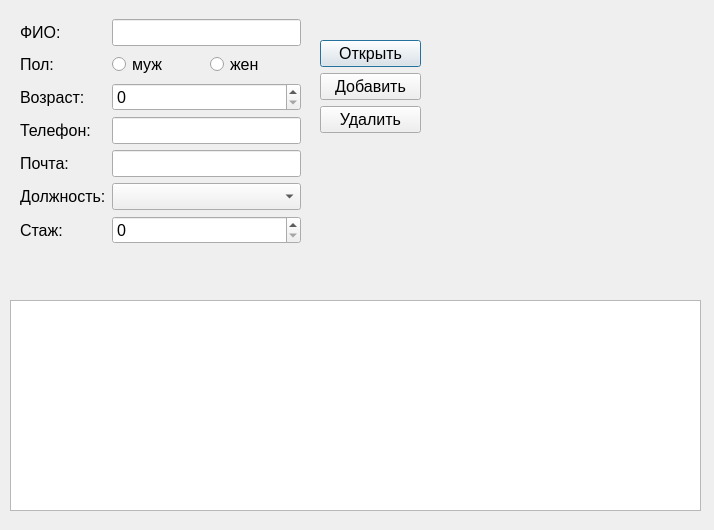
<?xml version="1.0" encoding="UTF-8"?>
<ui version="4.0">
 <class>Dialog</class>
 <widget class="QDialog" name="Dialog">
  <property name="geometry">
   <rect>
    <x>0</x>
    <y>0</y>
    <width>714</width>
    <height>530</height>
   </rect>
  </property>
  <property name="font">
   <font>
    <pointsize>12</pointsize>
   </font>
  </property>
  <property name="windowTitle">
   <string>Сотрудники</string>
  </property>
  <widget class="QTableWidget" name="twStaffs">
   <property name="geometry">
    <rect>
     <x>10</x>
     <y>300</y>
     <width>691</width>
     <height>211</height>
    </rect>
   </property>
  </widget>
  <widget class="QWidget" name="">
   <property name="geometry">
    <rect>
     <x>20</x>
     <y>19</y>
     <width>281</width>
     <height>311</height>
    </rect>
   </property>
   <layout class="QFormLayout" name="formLayout">
    <item row="0" column="0">
     <widget class="QLabel" name="label">
      <property name="text">
       <string>ФИО:</string>
      </property>
     </widget>
    </item>
    <item row="0" column="1">
     <widget class="QLineEdit" name="leFio"/>
    </item>
    <item row="2" column="1">
     <layout class="QHBoxLayout" name="horizontalLayout">
      <item>
       <widget class="QRadioButton" name="rbMale">
        <property name="text">
         <string>муж</string>
        </property>
       </widget>
      </item>
      <item>
       <widget class="QRadioButton" name="rbFamale">
        <property name="text">
         <string>жен</string>
        </property>
       </widget>
      </item>
     </layout>
    </item>
    <item row="2" column="0">
     <widget class="QLabel" name="label_2">
      <property name="text">
       <string>Пол:</string>
      </property>
     </widget>
    </item>
    <item row="4" column="1">
     <widget class="QSpinBox" name="spAge"/>
    </item>
    <item row="4" column="0">
     <widget class="QLabel" name="label_3">
      <property name="text">
       <string>Возраст:</string>
      </property>
     </widget>
    </item>
    <item row="6" column="1">
     <widget class="QLineEdit" name="lePhone"/>
    </item>
    <item row="6" column="0">
     <widget class="QLabel" name="label_4">
      <property name="text">
       <string>Телефон:</string>
      </property>
     </widget>
    </item>
    <item row="8" column="1">
     <widget class="QLineEdit" name="leEmail"/>
    </item>
    <item row="8" column="0">
     <widget class="QLabel" name="label_5">
      <property name="text">
       <string>Почта:</string>
      </property>
     </widget>
    </item>
    <item row="10" column="1">
     <widget class="QComboBox" name="cbPost"/>
    </item>
    <item row="10" column="0">
     <widget class="QLabel" name="label_6">
      <property name="text">
       <string>Должность:</string>
      </property>
     </widget>
    </item>
    <item row="12" column="1">
     <widget class="QSpinBox" name="spExp"/>
    </item>
    <item row="12" column="0">
     <widget class="QLabel" name="label_7">
      <property name="text">
       <string>Стаж:</string>
      </property>
     </widget>
    </item>
   </layout>
  </widget>
  <widget class="QWidget" name="">
   <property name="geometry">
    <rect>
     <x>320</x>
     <y>40</y>
     <width>101</width>
     <height>95</height>
    </rect>
   </property>
   <layout class="QVBoxLayout" name="verticalLayout">
    <item>
     <widget class="QPushButton" name="pbOpen">
      <property name="text">
       <string>Открыть</string>
      </property>
     </widget>
    </item>
    <item>
     <widget class="QPushButton" name="pbInsert">
      <property name="text">
       <string>Добавить</string>
      </property>
     </widget>
    </item>
    <item>
     <widget class="QPushButton" name="pushButton_3">
      <property name="text">
       <string>Удалить</string>
      </property>
     </widget>
    </item>
   </layout>
  </widget>
 </widget>
 <resources/>
 <connections/>
</ui>
